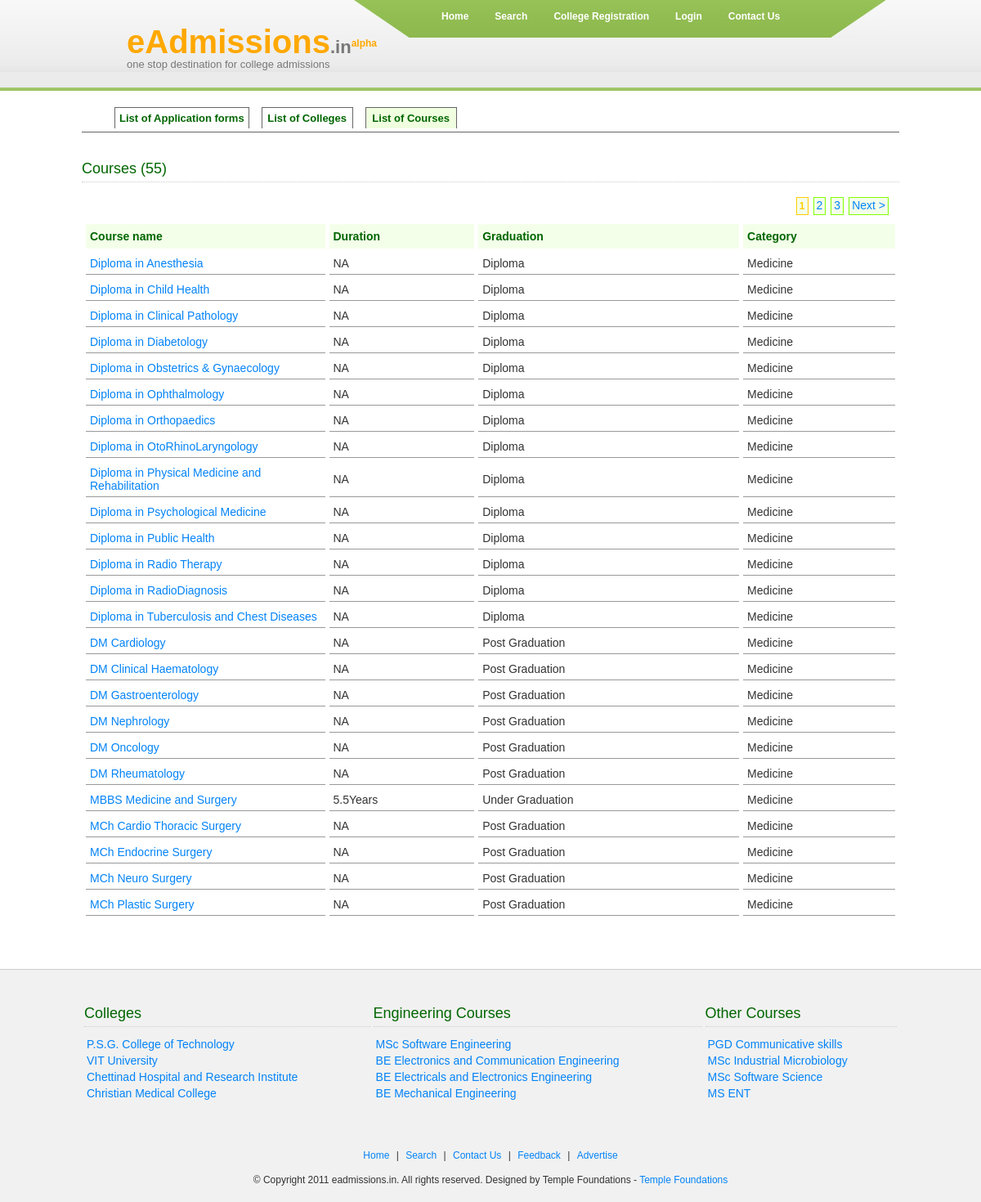
/ci_ead/index.php/info/courses/medicine, run on the app's committed database.
### tables this page shows
CREATE TABLE IF NOT EXISTS `tbl_course` (
  `course_id` int(10) NOT NULL AUTO_INCREMENT,
  `name` varchar(100) NOT NULL,
  `search_name` varchar(100) DEFAULT NULL,
  `duration` float(2,1) NOT NULL,
  `graduation` varchar(50) DEFAULT NULL,
  `category` varchar(100) DEFAULT NULL,
  `subcategory` varchar(100) DEFAULT NULL,
  `desc` text,
  `qualification_degree` varchar(100) DEFAULT NULL,
  PRIMARY KEY (`course_id`),
  UNIQUE KEY `name` (`name`)
);

### ci_ead/system/application/controllers/info.php (called while the page is built, shortened)
<?php
class Info extends Controller
{
	function courses($category='all', $offset=0)
	{
		$this->load->library('course');
		$PER_PAGE = 25;
		$data = array(
			'title' 	=> 'All Courses',
			'css_list' 	=> array(
				$this->config->item('css_path').'style.css',
			),
		);
		$this->load->view('html_head',$data);
		$this->load->view('header');
		$filters = null;
		if ($category!='all')
		{
			$filters = array(
				'category' => $category,
			);
		}
		$courses_data = array();
		$courses_data['total_courses'] = Course::courses("count", -1, 0, null, $filters);
		$courses_data['courses'] = Course::courses("objects", $PER_PAGE, $offset, "category, name, graduation", $filters);
		$this->load->library('pagination');
		$this->load->view('course_list_view', $courses_data);
		$this->load->view('footer');
	}
}

### ci_ead/system/codeigniter/CodeIgniter.php (called while the page is built, shortened)
<?php  if ( ! defined('BASEPATH')) exit('No direct script access allowed');
$EXT =& load_class('Hooks');
$EXT->_call_hook('pre_system');
$URI =& load_class('URI');
$RTR =& load_class('Router');
$method = $RTR->fetch_method();
$EXT->_call_hook('pre_controller');
$CI = new $class();
if ($RTR->scaffolding_request === TRUE)
{
	if ($EXT->_call_hook('scaffolding_override') === FALSE)
	{
		$CI->_ci_scaffolding();
	}
}
else
{
	if (method_exists($CI, '_remap'))
	{
		$CI->_remap($method);
	}
	else
	{
		call_user_func_array(array(&$CI, $method), array_slice($URI->rsegments, 2));
	}
}

### ci_ead/index.php (called while the page is built, shortened)
<?php
require_once BASEPATH.'codeigniter/CodeIgniter'.EXT;

### ci_ead/system/codeigniter/Base5.php (called while the page is built)
<?php  if ( ! defined('BASEPATH')) exit('No direct script access allowed');
class CI_Base {
	private static $instance;
	public function CI_Base()
	{
		self::$instance =& $this;
	}
	public static function &get_instance()
	{
		return self::$instance;
	}
}
function &get_instance()
{
	return CI_Base::get_instance();
}

### ci_ead/system/application/libraries/Course.php (called while the page is built, shortened)
<?php if ( ! defined('BASEPATH')) exit('No direct script access allowed');
class Course
{
	private $course_id;
	private $name;
	private $duration;
	private $graduation;
	private $category;
	private static $CI;
	public function __construct($params=array())
	{
		self::$CI = & get_instance();
		if (!empty($params['course_id']))
		{
			$data = self::$CI->course_model->get_data_by_id($params['course_id']);
		}
	}
	public static function courses($return="objects", $per_page=-1, $offset=0, $order_by=null, $filters=null)
	{
		$courses = array();
		self::$CI->db->select('course_id')->from('tbl_course');
		if ($filters!=null)
		{
			$keys = array_keys($filters);
			foreach ($keys as $key)
			{
				self::$CI->db->where($key, $filters[$key]);
			}
		}
		if ($per_page > 0)
		{
			self::$CI->db->limit($per_page, $offset);
		}
		if ($return === "count")
		{
			return self::$CI->db->count_all_results();
		}
		else
		{
			if ($order_by != null)
			{
				self::$CI->db->order_by($order_by);
			}
			$query = self::$CI->db->get();
			if ($return === "query")
			{
				return $query;
			}
			else if ($return === "objects")
			{
				foreach ($query->result_array() as $row)
				{
					$courses[] = new Course(array('course_id'=>$row['course_id']));
				}
				return $courses;
			}
		}
	}
	private function copy_data($data)
	{
		if (isset($data))
		{
			$this->course_id 			= $data->course_id;
			$this->name 				= $data->name;
			$this->duration 			= $data->duration;
			$this->graduation 			= $data->graduation;
			$this->category				= $data->category;
		}
	}
	public function get_id()	{	return $this->course_id;	}
	public function get_name()	{	return $this->name;	}
	public function get_duration()
	{
		if ($this->duration == 0)
			return 'NA';
		else if (substr($this->duration, strlen($this->duration)-1)==="0")
			return intval($this->duration).' Years';
		else
			return $this->duration. 'Years';
	}
	public function get_graduation()
	{
		if ($this->graduation == '')
			return 'NA';
		else
			return $this->graduation;
	}
	public function get_category()
	{
		if ($this->category == '')
			return 'NA';
		else
			return $this->category;
	}
}

### ci_ead/system/application/models/course_model.php (called while the page is built, shortened)
<?php
class Course_model extends Model
{
	function get_data_by_id($course_id)
	{
		$this->db->from('tbl_course')->where('course_id',$course_id);
		$query = $this->db->get();
		if ($query->num_rows==1)
		{
			return $query->first_row();
		}
		return null;
	}
}

### ci_ead/system/application/views/course_list_view.php (the view)
<div id="thin_body">
<div id="tabs">
<ul>
	<li><a href="<?php echo site_url('info/registered_courses'); ?>">List of Application forms</a></li>
	<li><a href="<?php echo site_url('info/institutions'); ?>">List of Colleges</a></li>
	<li class="current_selection"><a href="<?php echo site_url('info/courses'); ?>">List of Courses</a></li>
</ul>
</div>
<div id="courses">
<h2>Courses (<?php echo $total_courses; ?>)</h2>
<?php echo $this->pagination->create_links(); ?>
<table id="list_tbl" width="100%" align="center" cellpadding="5" cellspacing="5">
<tr id="tbl_head">
	<th>Course name</th>
	<th>Duration</th>
	<th>Graduation</th>
	<th>Category</th>
</tr>
<?php
foreach ($courses as $course):
?>
	<tr>
		<td width="30%"><a
			href="<?php echo site_url('info/course/'.$course->get_id()); ?>"> <?php echo $course->get_name(); ?>
		</a></td>
		<td><?php echo $course->get_duration(); ?></td>
		<td><?php echo $course->get_graduation(); ?></td>
		<td><?php echo $course->get_category(); ?></td>
	</tr>
	<?php endforeach; ?>
</table>
</div>
</div>

### ci_ead/system/application/css/style.css (style rules this page uses)
body { font-family: Arial, Helvetica, sans-serif; font-size: 12px; color: #333; background-color:#FFFFFF; margin:0px; text-align:inherit; }
a:link { color: #0383f8; text-decoration:none; }
td, th { text-align: left; font-size: 14px; }
h2 { font-size:18px; color:#060; font-weight:normal; margin:0px 0 10px 0; padding:20px 0 5px 0; border-bottom:1px dotted #ccc; }
#list_tbl { font-size: 14px; }
#list_tbl a { font-size: 14px; }
#tbl_head { text-align: left; background-color: #F4FFEA; height: 30px; }
#tbl_head th { padding: 5px; color: #060; }
#header a { color:#5e8525; text-decoration:underline; }
#header .menu_nav ul li a { display:block; margin:0; padding:7px 12px 6px; color:#fff; text-decoration:none; font-weight:bold; }
#thin_body { width:1000px; margin:0 auto; min-height:600px; margin-bottom: 20px; }
#page_nav #page { background-color:#F4FFEA; border:1px #80FF00 solid; padding:3px; margin:3px; cursor:pointer; }
#tabs { height:35px; padding-bottom:10px; padding-top: 20px; }
#tabs ul { margin:0; font-size:13px; font-weight:bold; border-bottom:1px #666 solid; height:30px; }
#tabs li { border:1px #666 solid; border-bottom:0; margin-right:15px; text-align:center; padding-top:10px; display:inline; float:left; min-width: 100px; max-height: 150px; padding: 5px; }
#tabs li.current_selection { background-color:#EFFFDF; }
#tabs a { text-decoration:none; color:#060; }
#courses { padding-bottom:20px; }
#courses a { font-size:14px; }
#courses td { border-bottom:1px #999 solid; padding:5px; }

### data on the page
tbl_course: name "Diploma in Anesthesia", duration "NA", graduation "Diploma", category "Medicine"
tbl_course: name "Diploma in Child Health", duration "NA", graduation "Diploma", category "Medicine"
tbl_course: name "Diploma in Clinical Pathology", duration "NA", graduation "Diploma", category "Medicine"
tbl_course: name "Diploma in Diabetology", duration "NA", graduation "Diploma", category "Medicine"
tbl_course: name "Diploma in Obstetrics & Gynaecology", duration "NA", graduation "Diploma", category "Medicine"
tbl_course: name "Diploma in Ophthalmology", duration "NA", graduation "Diploma", category "Medicine"
tbl_course: name "Diploma in Orthopaedics", duration "NA", graduation "Diploma", category "Medicine"
tbl_course: name "Diploma in OtoRhinoLaryngology", duration "NA", graduation "Diploma", category "Medicine"
tbl_course: name "Diploma in Physical Medicine and Rehabilitation", duration "NA", graduation "Diploma", category "Medicine"
tbl_course: name "Diploma in Psychological Medicine", duration "NA", graduation "Diploma", category "Medicine"
tbl_course: name "Diploma in Public Health", duration "NA", graduation "Diploma", category "Medicine"
tbl_course: name "Diploma in Radio Therapy", duration "NA", graduation "Diploma", category "Medicine"
tbl_course: name "Diploma in RadioDiagnosis", duration "NA", graduation "Diploma", category "Medicine"
tbl_course: name "Diploma in Tuberculosis and Chest Diseases", duration "NA", graduation "Diploma", category "Medicine"
tbl_course: name "DM Cardiology", duration "NA", graduation "Post Graduation", category "Medicine"
tbl_course: name "DM Clinical Haematology", duration "NA", graduation "Post Graduation", category "Medicine"
tbl_course: name "DM Gastroenterology", duration "NA", graduation "Post Graduation", category "Medicine"
tbl_course: name "DM Nephrology", duration "NA", graduation "Post Graduation", category "Medicine"
tbl_course: name "DM Oncology", duration "NA", graduation "Post Graduation", category "Medicine"
tbl_course: name "DM Rheumatology", duration "NA", graduation "Post Graduation", category "Medicine"
tbl_course: name "MBBS Medicine and Surgery", duration "5.5Years", graduation "Under Graduation", category "Medicine"
tbl_course: name "MCh Cardio Thoracic Surgery", duration "NA", graduation "Post Graduation", category "Medicine"
tbl_course: name "MCh Endocrine Surgery", duration "NA", graduation "Post Graduation", category "Medicine"
tbl_course: name "MCh Neuro Surgery", duration "NA", graduation "Post Graduation", category "Medicine"
tbl_course: name "MCh Plastic Surgery", duration "NA", graduation "Post Graduation", category "Medicine"

### other printed values
anchor('index/home', 'Home') "Home"
anchor('search', 'Search') "Search"
anchor('inst_registration', 'College Registration') "College Registration"
anchor('login', 'Login') "Login"
anchor('contact_us', 'Contact Us') "Contact Us"
$total_courses "55"
$this->pagination->create_links() "1 2 3 Next >"
